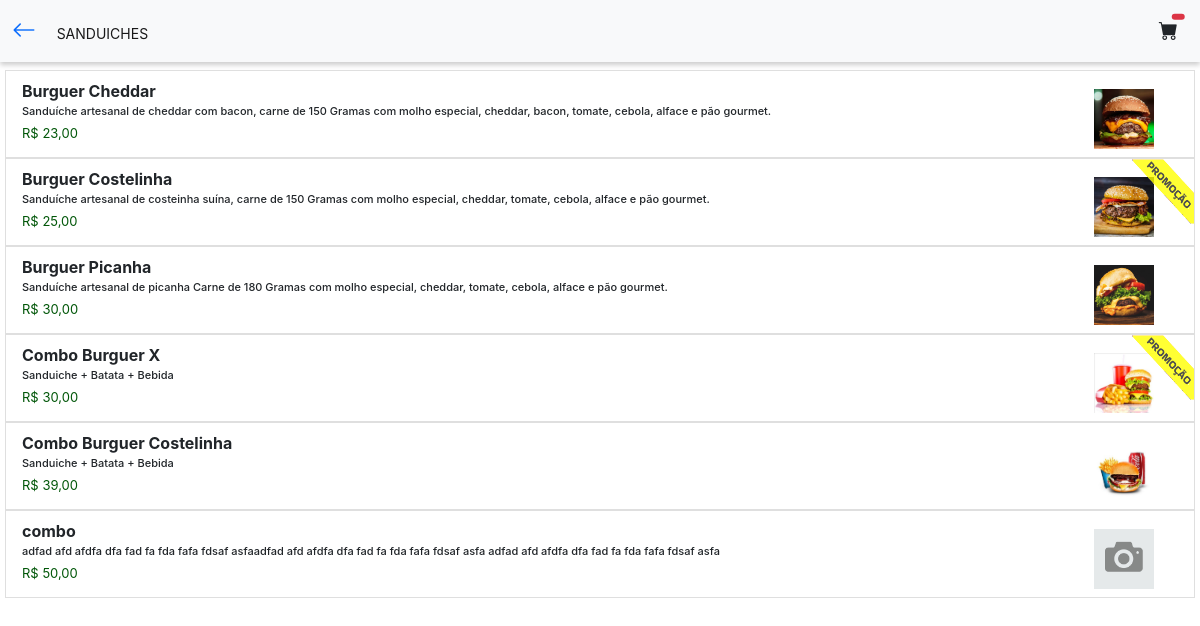
The page /categoria-sanduiches on the database its author committed.
### tables this page shows
CREATE TABLE `categorias` (
  `id` int(11) NOT NULL,
  `nome` varchar(50) NOT NULL,
  `descricao` varchar(255) DEFAULT NULL,
  `foto` varchar(100) DEFAULT NULL,
  `cor` varchar(30) NOT NULL,
  `ativo` varchar(5) NOT NULL,
  `url` varchar(100) NOT NULL,
  `mais_sabores` varchar(5) NOT NULL
);

CREATE TABLE `produtos` (
  `id` int(11) NOT NULL,
  `nome` varchar(100) NOT NULL,
  `descricao` varchar(1000) DEFAULT NULL,
  `categoria` int(11) NOT NULL,
  `valor_compra` decimal(8,2) NOT NULL,
  `valor_venda` decimal(8,2) NOT NULL,
  `estoque` int(11) NOT NULL,
  `foto` varchar(100) NOT NULL,
  `nivel_estoque` int(11) NOT NULL,
  `tem_estoque` varchar(5) NOT NULL,
  `ativo` varchar(5) NOT NULL,
  `url` varchar(100) NOT NULL,
  `guarnicoes` int(11) DEFAULT NULL,
  `promocao` varchar(5) DEFAULT NULL,
  `combo` varchar(5) DEFAULT NULL
);

### itens.php (the view, shortened to what this page needs)
<?php
require_once("cabecalho.php");
$url = $_GET['url'];
$query = $pdo->query("SELECT * FROM categorias where url = '$url'");
$res = $query->fetchAll(PDO::FETCH_ASSOC);
$total_reg = @count($res);
if($total_reg > 0){
$nome = $res[0]['nome'];
$id = $res[0]['id'];
$pdo->query("DELETE FROM temp where carrinho = 0");
}
 ?>
<div class="main-container">
	<nav class="navbar bg-light fixed-top" style="box-shadow: 0px 3px 5px rgba(0, 0, 0, 0.20);">
		<div class="container-fluid">
			<div class="navbar-brand" >
				<a href="index"><big><i class="bi bi-arrow-left"></i></big></a>
				<span style="margin-left: 15px; font-size:14px"><?php echo mb_strtoupper($nome) ?></span>
			</div>
			<?php require_once("icone-carrinho.php") ?>
		</div>
	</nav>
	<ol class="list-group " style="margin-top: 65px">
		<?php
		$query = $pdo->query("SELECT * FROM produtos where categoria = '$id' and ativo = 'Sim'");
		$res = $query->fetchAll(PDO::FETCH_ASSOC);
		$total_reg = @count($res);
		if($total_reg > 0){
			for($i=0; $i < $total_reg; $i++){
				$id = $res[$i]['id'];
				$foto = $res[$i]['foto'];
				$nome = $res[$i]['nome'];
				$descricao = $res[$i]['descricao'];
				$url = $res[$i]['url'];
				$estoque = $res[$i]['estoque'];
				$tem_estoque = $res[$i]['tem_estoque'];
				$valor = $res[$i]['valor_venda'];
				$valorF = number_format($valor, 2, ',', '.');
				$promocao = $res[$i]['promocao'];
				if($tem_estoque == 'Sim' and $estoque <= 0){
					$mostrar = '';
					$url_produto = '#';
				}else{
					$mostrar = 'ocultar';
					$url_produto = 'produto-'.$url;
				}
				if($promocao == 'Sim'){
					$mostrar_promo = '';
				}else{
					$mostrar_promo = 'ocultar';
				}
				$query2 = $pdo->query("SELECT * FROM variacoes where produto = '$id' and ativo = 'Sim'");
		$res2 = $query2->fetchAll(PDO::FETCH_ASSOC);
		$total_reg2 = @count($res2);
		if($total_reg2 == 0){
$query3 = $pdo->query("SELECT * FROM guarnicoes where produto = '$id'");
$res3 = $query3->fetchAll(PDO::FETCH_ASSOC);
$total_guarn = @count($res3);
$query3 = $pdo->query("SELECT * FROM adicionais where produto = '$id'");
$res3 = $query3->fetchAll(PDO::FETCH_ASSOC);
$total_adc = @count($res3);
			if($total_adc > 0 || $total_guarn > 0){
				if($tem_estoque == 'Sim' and $estoque <= 0){
					$url_produto = '#';
				}else{
					$url_produto = 'adicionais-'.$url.'&sabores='.$url;
				}
			}else{
				if($tem_estoque == 'Sim' and $estoque <= 0){
					$url_produto = '#';
				}else{
					$url_produto = 'observacoes-'.$url.'&sabores='.$url;
				}
			}
		}
				?>
		<a href="<?php echo $url_produto ?>" class="link-neutro">
		<li class="list-group-item d-flex justify-content-between align-items-start ">
				<?php if($mostrar != ""){ ?>
						<img class="<?php echo $mostrar_promo ?>" src="img/promocao2.png" width="65px" height="65px" style="position:absolute; right:0; top:0px; opacity:80%">
				<?php } ?>
				<div class="row" style="width:100%">
					<div class="col-10">
				<div class="me-auto">
				<div class="fw-bold titulo-item"><?php echo $nome ?></div>
				<div class="subtitulo-item-menor"><?php echo $descricao ?></div>
				<span class="valor-item-maior">
					<?php
$query2 = $pdo->query("SELECT * FROM variacoes where produto = '$id' and ativo = 'Sim'");
		$res2 = $query2->fetchAll(PDO::FETCH_ASSOC);
		$total_reg2 = @count($res2);
		if($total_reg2 > 0){
			for($i2=0; $i2 < $total_reg2; $i2++){
				foreach ($res2[$i2] as $key => $value){}
					$sigla = $res2[$i2]['sigla'];
				$valorvar = $res2[$i2]['valor'];
				$valorvarF = number_format($valorvar, 2, ',', '.');
				echo '<span style="font-size:10px">('.$sigla.') R$ '.$valorvarF;
				if($i2 < $total_reg2 - 1){
					echo ' / ';
				}
				echo '</span>';
				 }
				}else{
					echo 'R$ '.$valorF;
					}
				  ?>
			</span>
			</div>
			</div>
		<div class="col-2" style="margin-top: 10px;" align="right">
			<img class="" src="sistema/painel/images/produtos/<?php echo $foto ?>" width="60px" height="60px">
		</div>
</div>
		</li>
		</a>
	<?php } } ?>
	</ol>
</div>
</body>
</html>

### css/style.css (style rules this page uses)
* { margin:0; padding:0; box-sizing: border-box; }
body { font-family: -apple-system, BlinkMacSystemFont, "Segoe UI", Roboto, Helvetica, Arial, sans-serif, "Apple Color Emoji", "Segoe UI Emoji", "Segoe UI Symbol"; }
.main-container { padding:5px; }
.link-neutro { color:#363636; text-decoration: none; }
.valor-item-maior { font-size:13px; color:#025709; }
.subtitulo-item-menor { font-weight: 500; font-size:11px; }

### rows shown on the page
categorias: nome "SANDUICHES"
produtos: nome "Burguer Cheddar", descricao "Sanduíche artesanal de cheddar com bacon, carne de 150 Gramas com molho especial, cheddar, bacon, tomate, cebola, alface e pão gourmet.", valor_venda "23,00", foto (picture)
produtos: nome "Burguer Costelinha", descricao "Sanduíche artesanal de costeinha suína, carne de 150 Gramas com molho especial, cheddar, tomate, cebola, alface e pão gourmet.", valor_venda "25,00", foto (picture)
produtos: nome "Burguer Picanha", descricao "Sanduíche artesanal de picanha Carne de 180 Gramas com molho especial, cheddar, tomate, cebola, alface e pão gourmet.", valor_venda "30,00", foto (picture)
produtos: nome "Combo Burguer X", descricao "Sanduiche + Batata + Bebida", valor_venda "30,00", foto (picture)
produtos: nome "Combo Burguer Costelinha", descricao "Sanduiche + Batata + Bebida", valor_venda "39,00", foto (picture)
produtos: nome "combo", descricao "adfad afd afdfa dfa fad fa fda fafa fdsaf asfaadfad afd afdfa dfa fad fa fda fafa fdsaf asfa adfad afd afdfa dfa fad fa fda fafa fdsaf asfa", valor_venda "50,00", foto (picture)
